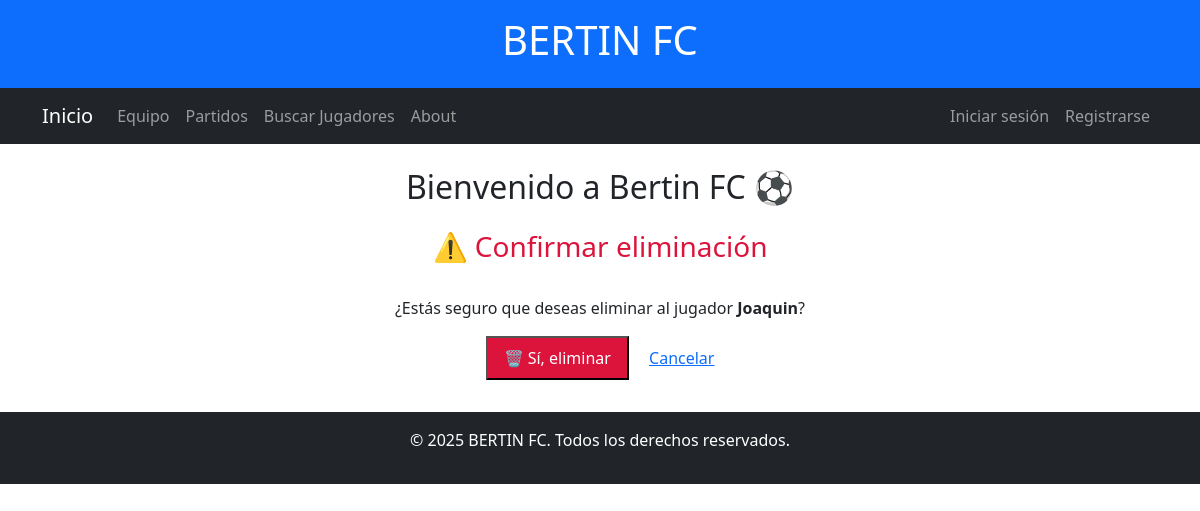
Before: /blog/cbv/jugador/10/eliminar with the older database file.
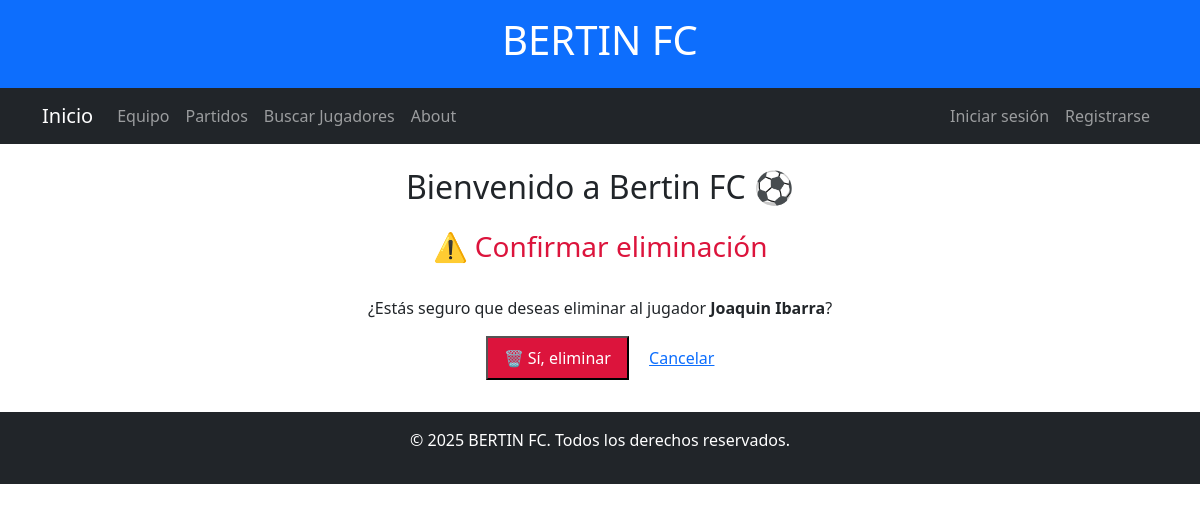
After: the same page with the newer database file.
### blog/models.py (models this page shows, shortened)
class Jugador(models.Model):
    nombre = models.CharField(max_length=100)
    posicion = models.CharField(max_length=50)
    numero = models.IntegerField()
    imagen = models.ImageField(upload_to='jugadores/', null=True, blank=True)

### blog/views.py (the view)
# urls.py: path("cbv/jugador/<int:pk>/eliminar", jugadorDelete.as_view(), name="cbv-jugador-eliminar"),
class jugadorDelete(DeleteView, LoginRequiredMixin):
    model = Jugador
    template_name = 'blog/cbv/jugador-delete.html'
    context_object_name = 'jugador'
    success_url = reverse_lazy('blog:cbv-lista-jugadores')

### blog/templates/blog/cbv/jugador-delete.html (shortened to what this page needs)
{% extends 'blog/base.html' %}
{% block BERTIN_FC %}
<h3 style="color: crimson; text-align: center;">⚠️ Confirmar eliminación</h3>
<div style="max-width: 500px; margin: 2rem auto; text-align: center;">
    <p>¿Estás seguro que deseas eliminar al jugador <strong>{{ object.nombre }}</strong>?</p>
    <form method="post">
        <button type="submit" style="background: crimson; color: white; padding: 0.5rem 1rem;">🗑 Sí, eliminar</button>
        <a href="{% url 'blog:cbv-lista-jugadores' %}" style="margin-left: 1rem;">Cancelar</a>
    </form>
</div>
{% endblock %}

Changed rows visible on the page:
changed Jugador: nombre "Joaquin" → "Joaquin Ibarra"
